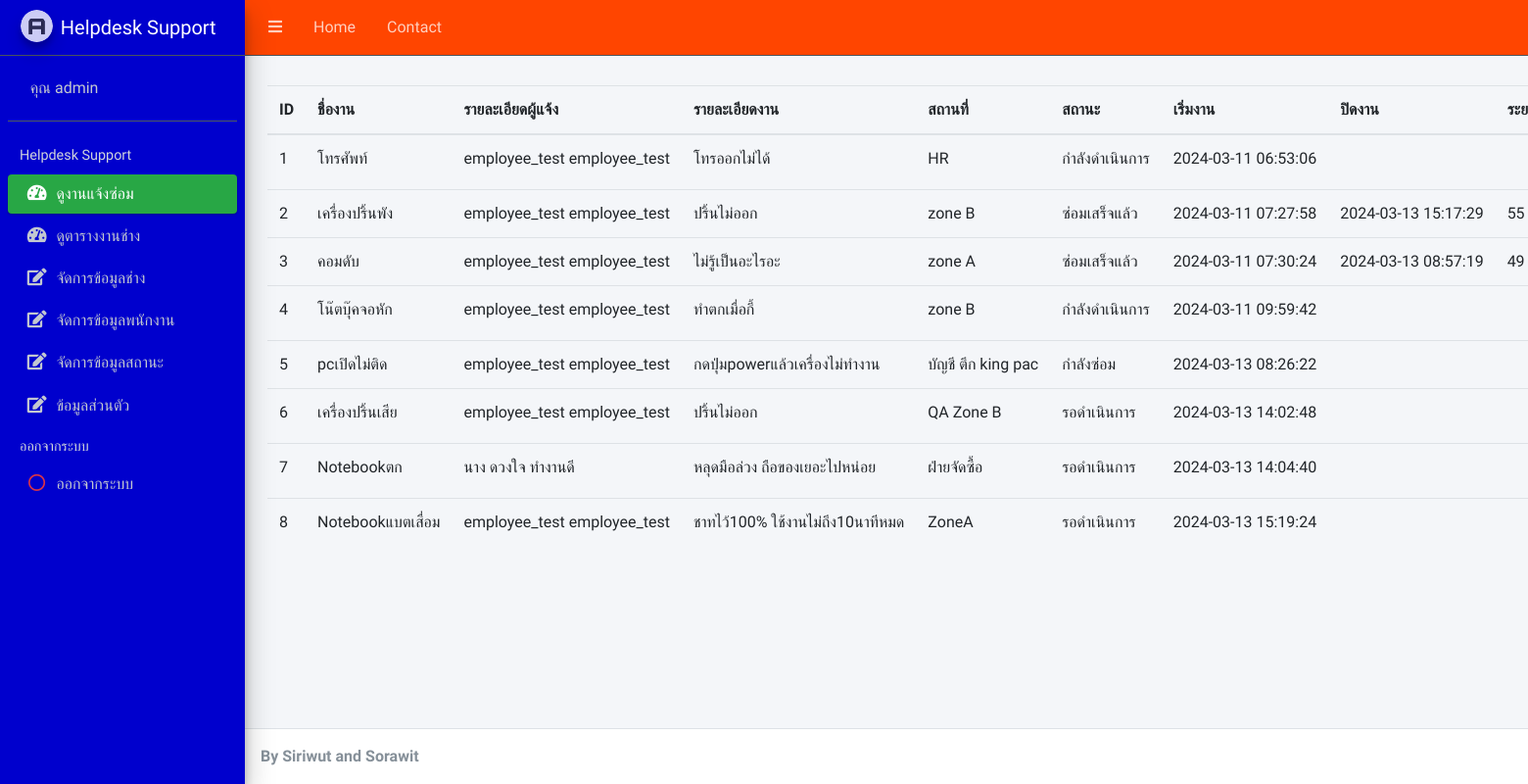
The page /admin/ (signed in) on the database as committed earlier.
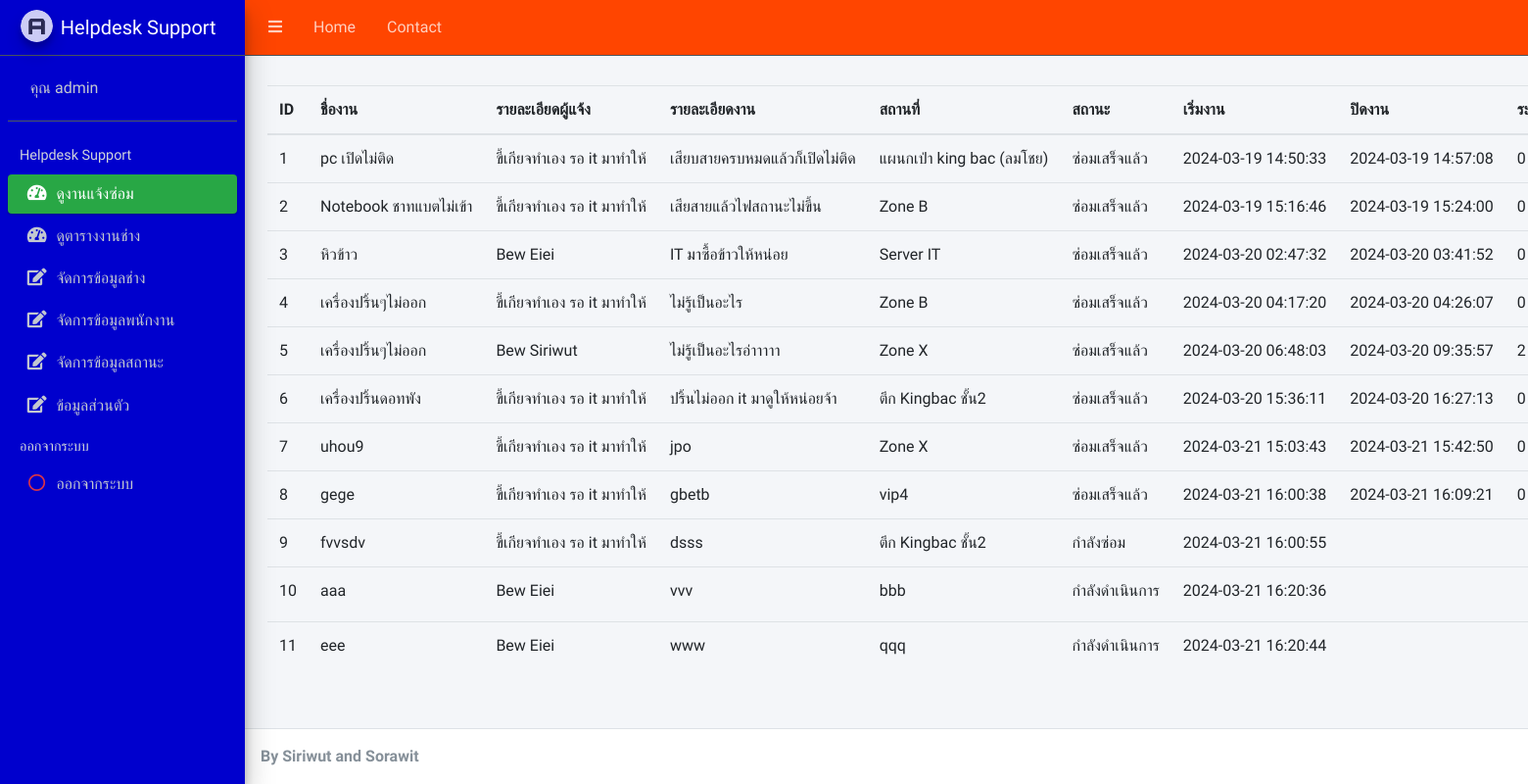
The same page on the database as committed later.
### tables this page shows
CREATE TABLE `tbl_case` (
  `case_id` int(11) NOT NULL COMMENT 'PK',
  `user_id` int(11) NOT NULL COMMENT 'tbl_login',
  `status_id` int(11) NOT NULL DEFAULT 1 COMMENT 'tbl_status',
  `tec_id` int(11) NOT NULL COMMENT 'ช่าง',
  `name_case` varchar(100) NOT NULL COMMENT 'แจ้งซ่อม',
  `detail_case` varchar(250) NOT NULL COMMENT 'รายละเอียด',
  `place_case` varchar(100) NOT NULL COMMENT 'สถานที่',
  `date_case` timestamp NULL DEFAULT current_timestamp() COMMENT 'วันที่แจ้งซ่อม',
  `date_assign` timestamp NULL DEFAULT NULL COMMENT 'วันที่ส่งมอบงาน',
  `date_sent` timestamp NULL DEFAULT NULL COMMENT 'วันที่รับงาน',
  `date_close` timestamp NULL DEFAULT NULL COMMENT 'วันที่ปิดงาน',
  `date_period` varchar(50) NOT NULL COMMENT 'ระยะเวลา'
);

CREATE TABLE `tbl_status` (
  `status_id` int(11) NOT NULL,
  `status_name` varchar(100) NOT NULL
);

### admin/case_list.php (the view, shortened to what this page needs)
<?php
  include("condb.php");
     $query_case = "SELECT c.*,u.u_name,u.u_lastname,s.status_name,u.u_tel,u.u_email,s.status_id
     FROM tbl_case as c
     INNER JOIN tbl_login as u ON c.user_id = u.user_id
     INNER JOIN tbl_status as s ON c.status_id = s.status_id
     order by case_id " or die ("Error:" . mysqli_error());
       $result = mysqli_query($con, $query_case);
  ?>
<table id="example1" class="table table-hover text-nowrap">
    <thead>
        <tr role="row" class="info">
            <th tabindex="0" rowspan="1" colspan="1" style="width: 5%;">ID</th>
            <th tabindex="0" rowspan="1" colspan="1" style="width: 10%;">ชื่องาน</th>
            <th tabindex="0" rowspan="1" colspan="1" style="width: 15%;">รายละเอียดผู้แจ้ง</th>
            <th tabindex="0" rowspan="1" colspan="1" style="width: 20%;">รายละเอียดงาน</th>
            <th tabindex="0" rowspan="1" colspan="1" style="width: 10%;">สถานที่</th>
            <th tabindex="0" rowspan="1" colspan="1" style="width: 10%;">สถานะ</th>
            <th tabindex="0" rowspan="1" colspan="1" style="width: 10%;">เริ่มงาน</th>
            <th tabindex="0" rowspan="1" colspan="1" style="width: 15%;">ปิดงาน</th>
            <th tabindex="0" rowspan="1" colspan="1" style="width: 15%;">ระยะเวลา</th>
        </tr>
    </thead>
    <tbody>
        <?php foreach ($result as $row) {  ?>
        <tr>
            <td>
                <?php echo $row['case_id'];; ?>
            </td>
            <td>
                <?php echo $row['name_case']; ?>
            </td>
            <td>
                <?php echo $row['u_name'].' '.$row['u_lastname'] ?>
            </td>
            <td>
                <?php echo $row['detail_case']; ?>
            </td>
            <td>
                <?php echo $row['place_case']; ?>
            </td>
            <td>
                <?php echo $row['status_name']; ?>
            </td>
            <td>
                <?php $start_time = date("Y-m-d H:i:s");
         echo $row['date_case']; $start_time . "<date_case>"; ?>
            </td>
            <td>
                <?php $end_time = date("Y-m-d H:i:s");
         echo $row['date_close']; $end_time . "<date_close>"; ?>
            </td>
            <td>
            <?php
            $start_timestamp = strtotime($row['date_case']);
            $end_timestamp = strtotime($row['date_close']);
            $seconds_elapsed = $end_timestamp - $start_timestamp;
            $hours = floor($seconds_elapsed / 3600);
            $minutes = floor(($seconds_elapsed - ($hours * 3600)) / 60);
            if ($row['status_id'] == 3 || $row['status_id'] == 1 || $row['status_id'] == 2) {
                echo "";
            }else{
                echo " " . $hours . " ชั่วโมง " . $minutes . " นาที ";
            }
            ?>
            </td>
            <?php   } ?>
        </tr>
    </tbody>
</table>

### admin/index.php (shortened to what this page needs)
<!DOCTYPE html>
<html lang="en">
<?php $menu = "index";?>
<?php include("head.php"); ?>
<body class="hold-transition sidebar-mini layout-fixed">
<div class="wrapper">
  <?php include("navbar.php"); ?>
  <?php include("menu.php"); ?>
  <div class="content-wrapper">
    <div class="content-header">
    </div>
    <section class="content">
      <div class="container-fluid">
           <div class="col-md-12">
            <?php
            $act = (isset($_GET['act']) ? $_GET['act'] : '');
            if ($act == 'add') {
            include('case_give_work.php');
            }elseif ($act == 'worker') {
            include('case_worker_list.php');
            }
            else{
            include('case_list.php');
            }
            ?>
          </div>
        </div>
      </div>
  </div>
  <?php include("footer.php"); ?>
</body>
</html>

### admin/head.php (shortened to what this page needs)
<?php
echo '
<script src="https://code.jquery.com/jquery-2.1.3.min.js"></script>
<script src="https://cdnjs.cloudflare.com/ajax/libs/sweetalert/1.1.3/sweetalert-dev.js"></script>
<link rel="stylesheet" href="https://cdnjs.cloudflare.com/ajax/libs/sweetalert/1.1.3/sweetalert.css">';
?>
<head>
  <link rel="stylesheet" href="plugins/fontawesome-free/css/all.min.css">
  <link rel="stylesheet" href="https://code.ionicframework.com/ionicons/2.0.1/css/ionicons.min.css">
  <link rel="stylesheet" href="dist/css/adminlte.min.css">
  <link rel="stylesheet" href="plugins/datatables-bs4/css/dataTables.bootstrap4.min.css">
  <link rel="stylesheet" href="plugins/datatables-responsive/css/responsive.bootstrap4.min.css">
  <link rel="stylesheet" href="plugins/datatables-buttons/css/buttons.bootstrap4.min.css">
</head>

### admin/navbar.php
<nav class="main-header navbar navbar-expand navbar-pimary navbar-navy navbar-dark" style="background-color:#FF4500">
  <ul class="navbar-nav">
    <li class="nav-item">
      <a class="nav-link" data-widget="pushmenu" href="#" role="button"><i class="fas fa-bars"></i></a>
    </li>
    <li class="nav-item d-none d-sm-inline-block">
      <a href="index.php" class="nav-link">Home</a>
    </li>
    <li class="nav-item d-none d-sm-inline-block">
      <a href="#" class="nav-link">Contact</a>
    </li>
  </ul>
</nav>

### admin/menu.php (shortened to what this page needs)
<aside class="main-sidebar sidebar-dark-success elevation-4" style="background-color:#0000CD">
  <a href="index.php" class="brand-link">
    <img src="dist/img/AdminLTELogo.png" alt="AdminLTE Logo" class="brand-image img-circle elevation-3" style="opacity: .8">
    <span class="brand-text font-weight-light">Helpdesk Support</span>
  </a>
  <div class="sidebar">
    <div class="user-panel mt-3 pb-3 mb-3 d-flex">
      <div class="image">
      </div>
      <div class="info">
        <a href="index.php" class="d-block">คุณ <?php echo $_SESSION["u_name"];?></a>
      </div>
    </div>
    <nav class="mt-2">
      <ul class="nav nav-pills nav-sidebar flex-column" data-widget="treeview" role="menu" data-accordion="false">
        <li class="nav-header">Helpdesk Support</li>
        <li class="nav-item">
          <a href="index.php" class="nav-link <?php if($menu=="index"){echo "active";} ?> ">
            <i class="nav-icon fas fa-tachometer-alt"></i>
            <p>ดูงานแจ้งซ่อม</p>
          </a>
        </li>
        <li class="nav-item">
          <a href="case_worker.php" class="nav-link <?php if($menu=="case_worker"){echo "active";} ?> ">
            <i class="nav-icon fas fa-tachometer-alt"></i>
            <p>ดูตารางงานช่าง</p>
          </a>
        </li>
        <li class="nav-item">
          <a href="worker.php" class="nav-link <?php if($menu=="worker"){echo "active";} ?> ">
            <i class="nav-icon fas fa-edit"></i>
            <p>จัดการข้อมูลช่าง</p>
          </a>
        </li>
         <li class="nav-item">
          <a href="employee.php" class="nav-link <?php if($menu=="employee"){echo "active";} ?> ">
            <i class="nav-icon fas fa-edit"></i>
            <p>จัดการข้อมูลพนักงาน</p>
          </a>
        </li>
         <li class="nav-item">
          <a href="status.php" class="nav-link <?php if($menu=="status"){echo "active";} ?> ">
            <i class="nav-icon fas fa-edit"></i>
            <p>จัดการข้อมูลสถานะ</p>
          </a>
        </li>
         <li class="nav-item">
          <a href="admin_profile.php" class="nav-link <?php if($menu=="admin_profile"){echo "active";} ?> ">
            <i class="nav-icon fas fa-edit"></i>
            <p>ข้อมูลส่วนตัว</p>
          </a>
        </li>
        <li class="nav-header">ออกจากระบบ</li>
        <li class="nav-item">
          <a href="../logout.php" class="nav-link"  onclick="return confirm('ยืนยันออกจากระบบ !!');">
            <i class="nav-icon far fa-circle text-danger"></i>
            <p class="text">ออกจากระบบ</p>
          </a>
        </li>
      </ul>
    </nav>
  </div>
</aside>

### admin/footer.php (shortened to what this page needs)
<footer class="main-footer">
    <strong>By Siriwut and Sorawit</strong>
  </footer>

Rows that differ between the two databases and show on the page:
changed tbl_case id 1: name_case "โทรศัพท์" → "pc เปิดไม่ติด"; user.u_name "employee_test" → "ขี้เกียจทำเอง"; user.u_lastname "employee_test" → "รอ it มาทำให้"; detail_case "โทรออกไม่ได้" → "เสียบสายครบหมดแล้วก็เปิดไม่ติด"; place_case "HR" → "แผนกเป่า king bac (ลมโชย)"; status.status_name "กำลังดำเนินการ" → "ซ่อมเสร็จแล้ว"; date_case "2024-03-11 06:53:06" → "2024-03-19 14:50:33"; date_close (not shown) → "2024-03-19 14:57:08"; hours (not shown) → "0…"
changed tbl_case id 2: name_case "เครื่องปริ้นพัง" → "Notebook ชาทแบตไม่เข้า"; user.u_name "employee_test" → "ขี้เกียจทำเอง"; user.u_lastname "employee_test" → "รอ it มาทำให้"; detail_case "ปริ้นไม่ออก" → "เสียสายแล้วไฟสถานะไม่ขึ้น"; place_case "zone B" → "Zone B"; date_case "2024-03-11 07:27:58" → "2024-03-19 15:16:46"; date_close "2024-03-13 15:17:29" → "2024-03-19 15:24:00"; hours "55" → "0…"
changed tbl_case id 3: name_case "คอมดับ" → "หิวข้าว"; user.u_name "employee_test" → "Bew"; user.u_lastname "employee_test" → "Eiei"; detail_case "ไม่รู้เป็นอะไรอะ" → "IT มาซื้อข้าวให้หน่อย"; place_case "zone A" → "Server IT"; date_case "2024-03-11 07:30:24" → "2024-03-20 02:47:32"; date_close "2024-03-13 08:57:19" → "2024-03-20 03:41:52"; hours "49" → "0…"
changed tbl_case id 4: name_case "โน๊ตบุ๊คจอหัก" → "เครื่องปริ้นๆไม่ออก"; user.u_name "employee_test" → "ขี้เกียจทำเอง"; user.u_lastname "employee_test" → "รอ it มาทำให้"; detail_case "ทำตกเมื่อกี้" → "ไม่รู้เป็นอะไร"; place_case "zone B" → "Zone B"; status.status_name "กำลังดำเนินการ" → "ซ่อมเสร็จแล้ว"; date_case "2024-03-11 09:59:42" → "2024-03-20 04:17:20"; date_close (not shown) → "2024-03-20 04:26:07"; hours (not shown) → "0…"
changed tbl_case id 5: name_case "pcเปิดไม่ติด" → "เครื่องปริ้นๆไม่ออก"; user.u_name "employee_test" → "Bew"; user.u_lastname "employee_test" → "Siriwut"; detail_case "กดปุ่มpowerแล้วเครื่องไม่ทำงาน" → "ไม่รู้เป็นอะไรอ่าาาาา"; place_case "บัญชี ตึก king pac" → "Zone X"; status.status_name "กำลังซ่อม" → "ซ่อมเสร็จแล้ว"; date_case "2024-03-13 08:26:22" → "2024-03-20 06:48:03"; date_close (not shown) → "2024-03-20 09:35:57"; hours (not shown) → "2…"
changed tbl_case id 6: name_case "เครื่องปริ้นเสีย" → "เครื่องปริ้นดอทพัง"; user.u_name "employee_test" → "ขี้เกียจทำเอง"; user.u_lastname "employee_test" → "รอ it มาทำให้"; detail_case "ปริ้นไม่ออก" → "ปริ้นไม่ออก it มาดูให้หน่อยจ้า"; place_case "QA Zone B" → "ตึก Kingbac ชั้น2"; status.status_name "รอดำเนินการ" → "ซ่อมเสร็จแล้ว"; date_case "2024-03-13 14:02:48" → "2024-03-20 15:36:11"; date_close (not shown) → "2024-03-20 16:27:13"; hours (not shown) → "0…"
changed tbl_case id 7: name_case "Notebookตก" → "uhou9"; user.u_name "นาง ดวงใจ" → "ขี้เกียจทำเอง"; user.u_lastname "ทำงานดี" → "รอ it มาทำให้"; detail_case "หลุดมือล่วง ถือของเยอะไปหน่อย" → "jpo"; place_case "ฝ่ายจัดซื้อ" → "Zone X"; status.status_name "รอดำเนินการ" → "ซ่อมเสร็จแล้ว"; date_case "2024-03-13 14:04:40" → "2024-03-21 15:03:43"; date_close (not shown) → "2024-03-21 15:42:50"; hours (not shown) → "0…"
changed tbl_case id 8: name_case "Notebookแบตเสื่อม" → "gege"; user.u_name "employee_test" → "ขี้เกียจทำเอง"; user.u_lastname "employee_test" → "รอ it มาทำให้"; detail_case "ชาทไว้100% ใช้งานไม่ถึง10นาทีหมด" → "gbetb"; place_case "ZoneA" → "vip4"; status.status_name "รอดำเนินการ" → "ซ่อมเสร็จแล้ว"; date_case "2024-03-13 15:19:24" → "2024-03-21 16:00:38"; date_close (not shown) → "2024-03-21 16:09:21"; hours (not shown) → "0…"
added tbl_case: case_id "9", name_case "fvvsdv", user.u_name "ขี้เกียจทำเอง", user.u_lastname "รอ it มาทำให้", detail_case "dsss", place_case "ตึก Kingbac ชั้น2", status.status_name "กำลังซ่อม", date_case "2024-03-21 16:00:55"
added tbl_case: case_id "10", name_case "aaa", user.u_name "Bew", user.u_lastname "Eiei", detail_case "vvv", place_case "bbb", status.status_name "กำลังดำเนินการ", date_case "2024-03-21 16:20:36"
added tbl_case: case_id "11", name_case "eee", user.u_name "Bew", user.u_lastname "Eiei", detail_case "www", place_case "qqq", status.status_name "กำลังดำเนินการ", date_case "2024-03-21 16:20:44"
